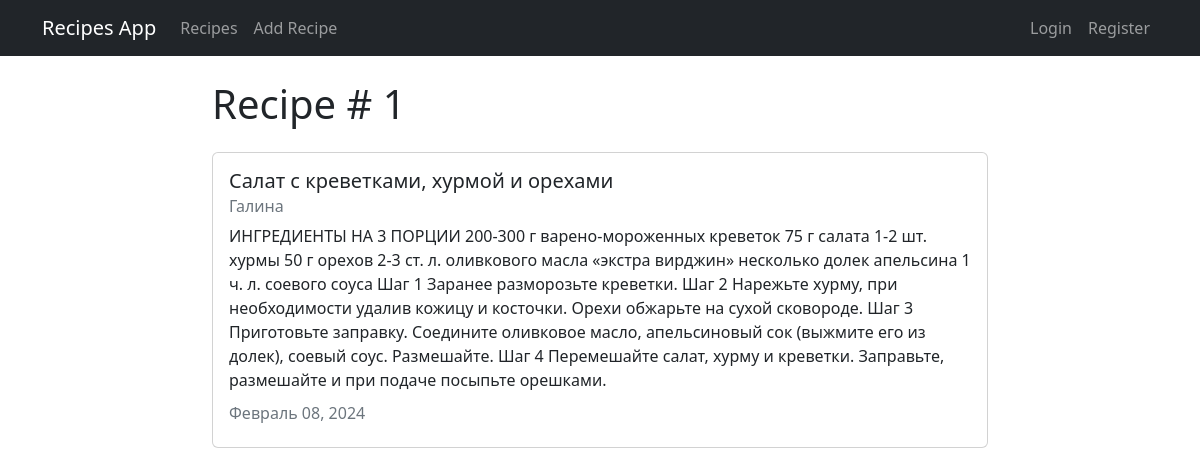
/recipe/1, run on the app's committed database.
### recipe/models.py (models this page shows, shortened)
class Recipe(models.Model):
    title = models.CharField(max_length=100)
    description = models.TextField()
    author = models.ForeignKey(User, on_delete=models.CASCADE)
    created_at = models.DateTimeField(auto_now_add=True)
    updated_at = models.DateTimeField(auto_now=True)

### recipe/views.py (the view)
# urls.py: path('recipe/<int:pk>', views.RecipeDetailView.as_view(), name="recipe-detail"),
class RecipeDetailView(DetailView):
    model = models.Recipe

### recipe/templates/recipe/recipe_detail.html (shortened to what this page needs)
{% extends "recipe/base.html" %}
{% block content %}
<h1>Recipe # {{object.id}}</h1>
<div class="card my-4">
  <div class="card-body">
    <h5 class="card-title">{{ object.title }}</h5>
    <h6 class="card-subtitle mb-2 text-muted">{{ object.author }}</h6>
    <p class="card-text">{{ object.description }}</p>
    <h6 class="card-subtitle mb-2 text-muted">
      {{ object.updated_at|date:"F d, Y" }}
    </h6>
  </div>
</div>
{% endblock content %}

### data on the page
Recipe: id "1", title "Салат с креветками, хурмой и орехами", author "Галина", description "ИНГРЕДИЕНТЫ НА 3 ПОРЦИИ 200-300 г варено-мороженных креветок 75 г салата 1-2 шт. хурмы 50 г орехов 2-3 ст. л. оливкового масла «экстра вирджин» несколько долек апельсина 1 ч. л. соевого соуса Шаг 1 Заранее разморозьте креветки. Шаг 2 Нарежьте хурму, при необходимости удалив кожицу и косточки. Орехи обжарьте на сухой сковороде. Шаг 3 Приготовьте заправку. Соедините оливковое масло, апельсиновый сок (выжмите его из долек), соевый соус. Размешайте. Шаг 4 Перемешайте салат, хурму и креветки. Заправьте, размешайте и при подаче посыпьте орешками.", updated_at "Февраль 08, 2024"
